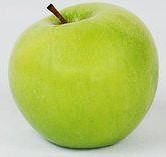
#> input picture examples/image_recognition/test_images/3.jpg, 166 x 157 px, given as the content of the folder ../fruits-360/Training, which was not available
$ python test_rec.py   (older library calls are emulated)
#> lines starting #> are read from the running program, lines starting #| are printed output that depends on the picture; after the words box and inside, x2 and y2 are one past the last pixel; in counts of white or black regions, pixels touching at a corner belong together; pictures that were not available may be replaced by others from this repository, and a replacement may not be noted
### examples/image_recognition/loader.py
import numpy as np
import os
from PIL import Image
from keras.preprocessing import image
from keras.applications.imagenet_utils import preprocess_input


def load_data(path):
    """
    TODO: Add documentation
    :param path:
    :return:
    """
#> called with path = '../fruits-360/Training'
    labels = []
    X = []
    y = []
    products = os.listdir(path)
    for i, product in enumerate(products):
        print("Product {} [{}/{}] loaded...".format(product, i + 1,
                                                    len(products)))
        labels.append(product)
        images = os.listdir(os.path.join(path, product))
        for filename in images:
            img = Image.open(os.path.join(path, product, filename))
#> img is the input picture: PIL image 166x157 RGB; mean R, G, B 184.9, 199.9, 110.4
            img.thumbnail((50, 50), Image.ANTIALIAS)
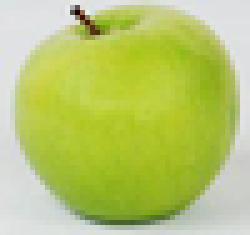
#> img: PIL image 50x47 RGB (shown 5 times larger); mean R, G, B 184.9, 199.9, 110.4
            image = np.array(img)
            image = image.flatten()
#> image = 7050 values, max 242 at index 352, min 0 at index 347, mean 165.1
#> `X_train, y_train, labels = load_data("../fruits-360/Training")`: y_train = [0]; labels = ['3.jpg']
            X.append(image)
            y.append(i)

    X = np.array(X)
    y = np.array(y)
    return X, y, labels


# [57 lines left out: functions load_data_convolutional, load_data_transfer_learning, not called in this run]


# [5 lines that do not run on import are left out]

### examples/image_recognition/object_detection/test_cv2.py
import numpy as np
import cv2


# [18 lines left out: function crop_minAreaRect, not called in this run]


def find_green_object(path):
#> called with path = 'ban_app.jpg'
    boundaries = [(np.array([28, 10, 10]), np.array([80, 255, 255])), #green
                  (np.array([10, 10, 10]), np.array([28, 255, 255]))] #yellow


    image = cv2.imread(path)
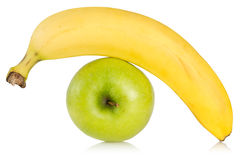
#> input picture examples/image_recognition/test_images/ban_app.jpg, 240 x 160 px, found by its file name
#> image is the input picture: shape (160, 240, 3); mean B, G, R 172.7, 233.2, 242.7
    bordersize = 50
    image = cv2.copyMakeBorder(image, top=bordersize, bottom=bordersize,
                                left=bordersize, right=bordersize,
                                borderType=cv2.BORDER_CONSTANT,
                                value=[255, 255, 255])
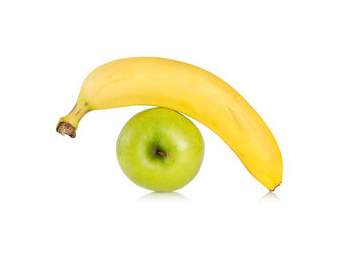
#> image: shape (260, 340, 3); mean B, G, R 219.3, 245.5, 249.6
    hsv = cv2.cvtColor(image, cv2.COLOR_BGR2HSV)
#> hsv: shape (260, 340, 3); mean H, S, V 8.4, 34.4, 250.1
    images = []

    for (lower, upper) in boundaries:
        mask = cv2.inRange(hsv, lower, upper)
        res = cv2.bitwise_and(image, image, mask=mask)

        im2, contours, hierarchy = cv2.findContours(mask, cv2.RETR_TREE,
                                                    cv2.CHAIN_APPROX_SIMPLE)
        index = []

        for i in range(len(contours)):
            if len(contours[i]) < 50:
                index.append(i)

        contours = np.delete(contours, index)

        for contour in contours:
            rect = cv2.minAreaRect(contour)

            # [6 lines of commented-out code are left out]

            img = crop_minAreaRect(res, rect)
            img[np.where((img == [0, 0, 0]).all(axis=2))] = [255, 255, 255]
            images.append(img)
#> this loop made 1 pass
#> pass 1, in find_green_object, `mask = cv2.inRange(hsv, lower, upper)`:
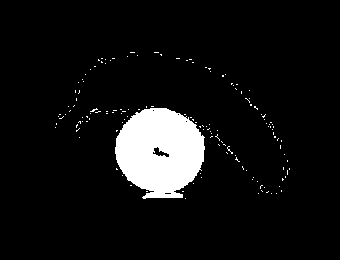
#> mask: shape (260, 340); 7.3% white; 145 white regions (144 under 20 px), largest, box (x1, y1, x2, y2) and area: (115, 108, 205, 199) 6066
#> pass 1, in find_green_object, `res = cv2.bitwise_and(image, image, mask=mask)`:
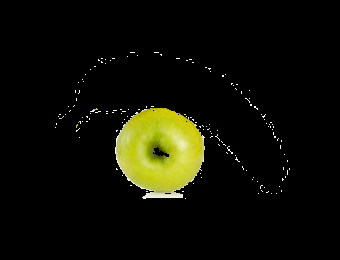
#> res: shape (260, 340, 3); mean B, G, R 4.9, 14.8, 14.4
#> after the loop, images = []

    return images


# [5 lines that do not run on import are left out]

### examples/image_recognition/classifier_knn/test_rec.py
# import the necessary packages
from sklearn.neighbors import KNeighborsClassifier
import numpy as np
from PIL import Image
from examples.image_recognition.loader import load_data
from examples.object_detection.test_cv2 import find_green_object
import cv2


X_train, y_train, labels = load_data("../fruits-360/Training")
model = KNeighborsClassifier(n_neighbors=1)
model.fit(X_train, y_train)
#> (the run stopped early here; a loop or call above may not have finished)
